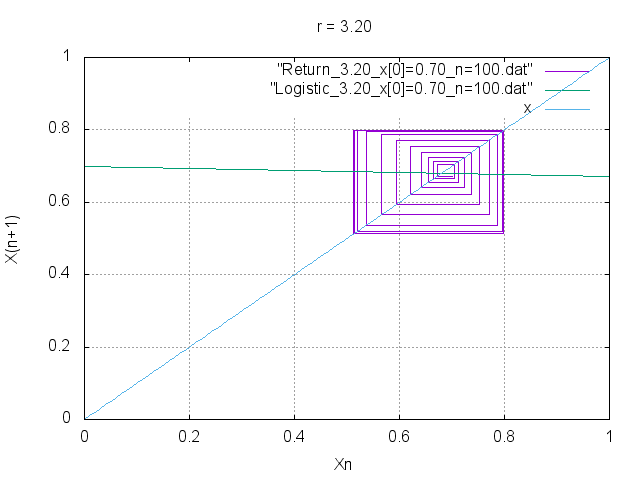

This chart was generated by the following gnuplot code:
set grid
set title "r = 3.20"

set yrange [0:1]
set xrange [0:1]
set xlabel "Xn"
set ylabel "X(n+1)"


plot "Return_3.20_x[0]=0.70_n=100.dat" with lines ,"Logistic_3.20_x[0]=0.70_n=100.dat" with lines, x with lines
pause 2
set terminal png
set output "Return_3.20_x[0]=0.70_n=100.png"
replot
setterminal x11